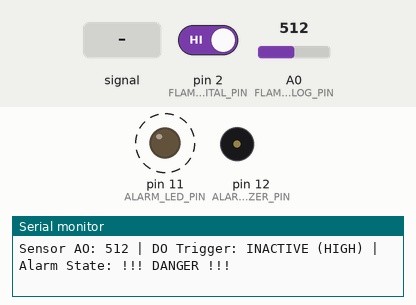
The sketch below on a simulated Arduino Uno, built with avr-gcc and run on an emulated ATmega328P. Parts: output pins drawn as LEDs (lit = HIGH), buzzer (waves = sounding), the last lines printed to the serial monitor. Dashed ring = blinking. The inputs (shaded band) are chosen by the test bench; at power-on: A0 (FLAME_ANALOG_PIN) = 512, pin 2 (FLAME_DIGITAL_PIN) HIGH.

Above: at 1.1 s.
1.4 s: A0 (FLAME_ANALOG_PIN) fed a 200 Hz sine of ±460 counts around its level
4.4 s: A0 (FLAME_ANALOG_PIN) set to 586
7.4 s: A0 (FLAME_ANALOG_PIN) set to 615
At 7.4 s:
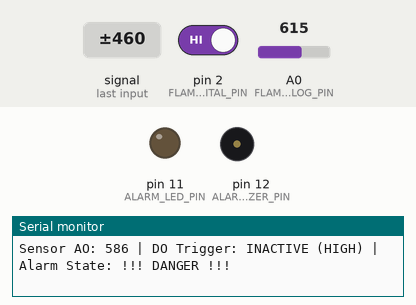
9.8 s: pin 2 (FLAME_DIGITAL_PIN) driven LOW
At 12.7 s:
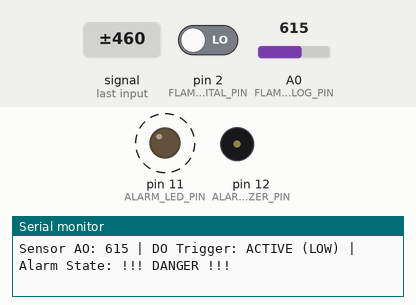
12.8 s: pin 2 (FLAME_DIGITAL_PIN) driven HIGH
At 13.3 s:
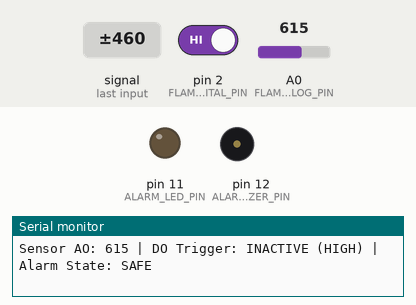
14.3 s: A0 (FLAME_ANALOG_PIN) set to 590
At 14.67 s:
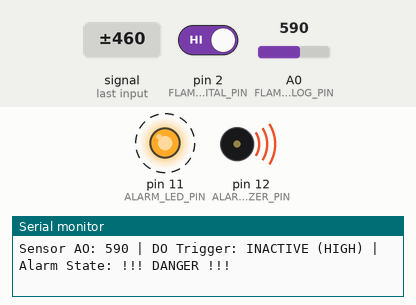
Timing chart, 0 to 18.3 s (numbered marks = the images above; inputs shaded):
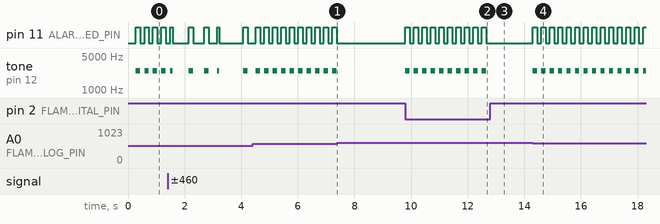

The sketch:

Day_20_Flame_Sensor.ino
```cpp
/*
 * 100 Projects with Arduino - Day 20
 * Project: Flame Sensor Fire Alarm System (Dual Analog/Digital Alert)
 *
 * DESCRIPTION:
 * This project interfaces a photodiode-based flame sensor with the Arduino to build a fire alarm
 * system. When a flame is detected, a loud, pulsing piezo alarm sounds, and a status LED flashes.
 * To implement professional mechatronics and safety engineering standards:
 * 1. Dual-Path Reading: The code monitors the sensor's Analog Output (to measure flame
 * size/distance) and its Digital Output (which acts as a fast comparator trigger).
 * 2. Adaptive Telemetry Rate: When idle, the system logs data once every 500ms. If a flame is
 * detected, it shifts to a high-speed 100ms logging rate to capture emergency event details.
 * 3. Non-Blocking Pulse Alarm: The siren beeps and LED flashes are scheduled non-blockingly using
 *    millis(), ensuring the system remains responsive to immediate shutdown commands.
 *
 * WIRING:
 * - Flame Sensor VCC -> Arduino 5V
 * - Flame Sensor GND -> Arduino GND
 * - Flame Sensor AO  -> Arduino Analog Pin A0 (Measures flame intensity)
 * - Flame Sensor DO  -> Arduino Digital Pin 2 (Fast threshold interrupt/input)
 * - Red LED Anode    -> 220 Ohm Resistor -> Arduino Pin 11
 * - Passive Buzzer (+)-> 100 Ohm Resistor -> Arduino Pin 12
 * - All Cathodes (-) -> Arduino GND
 */

// --- PIN DEFINITIONS ---
const int FLAME_ANALOG_PIN = A0;  // Analog input connected to sensor analog out
const int FLAME_DIGITAL_PIN = 2;  // Digital input connected to sensor digital out
const int ALARM_LED_PIN = 11;     // Digital output driving the status warning LED
const int ALARM_BUZZER_PIN = 12;  // Digital output driving the warning alarm buzzer

// --- CALIBRATION PARAMETERS ---
// Analog value decreases as infrared light increases.
// - Normal Room Light: 900 - 1023 (High resistance, low IR)
// - Flame detected: < 600 (Low resistance, high IR)
const int FLAME_THRESHOLD = 600;  // Trigger alarm if analog reading drops below this level

// --- STATE VARIABLES ---
bool isAlarmActive = false;    // Tracks if a fire alarm is currently triggered
bool alarmPulseState = false;  // Tracks the current pulse state of the active buzzer/LED

// --- TIMING VARIABLES ---
unsigned long lastLogTime = 0;               // Stores last telemetry log timestamp
unsigned long lastPulseTime = 0;             // Stores last alarm pulse toggle timestamp
const unsigned long idleLogInterval = 500;   // Log frequency when safe (500ms)
const unsigned long alertLogInterval = 100;  // High-speed log frequency during alert (100ms)
const unsigned long alarmPulseDelay = 150;   // Alarm beep rate (150ms ON / 150ms OFF)

void setup() {
  // Initialize Serial Monitor
  Serial.begin(9600);

  // Configure pin modes
  pinMode(FLAME_DIGITAL_PIN, INPUT);
  pinMode(ALARM_LED_PIN, OUTPUT);
  pinMode(ALARM_BUZZER_PIN, OUTPUT);

  // Initialize outputs to OFF
  digitalWrite(ALARM_LED_PIN, LOW);
  digitalWrite(ALARM_BUZZER_PIN, LOW);

  Serial.println("==================================================");
  Serial.println("Day 20: Flame Sensor Fire Alarm System");
  Serial.println("==================================================");
  Serial.println("System armed. Monitoring optical IR spectrum...");
}

void loop() {
  unsigned long currentTime = millis();

  // Step 1: Read the sensor data
  int rawAnalog = analogRead(FLAME_ANALOG_PIN);
  int digitalTrigger = digitalRead(FLAME_DIGITAL_PIN);  // LOW means flame detected on comparator

  // Step 2: Determine if alarm should trigger
  // Trigger if either the analog threshold is breached OR the digital comparator activates
  if (rawAnalog < FLAME_THRESHOLD || digitalTrigger == LOW) {
    if (!isAlarmActive) {
      isAlarmActive = true;
      Serial.println("\n>>> [WARNING] FLAME DETECTED! INITIATING SIREN <<<");
    }
  } else {
    if (isAlarmActive) {
      isAlarmActive = false;
      digitalWrite(ALARM_LED_PIN, LOW);
      noTone(ALARM_BUZZER_PIN);
      Serial.println("\n>>> [SECURE] Flame extinguished. Silencing alarm. <<<");
    }
  }

  // Step 3: Run the Non-Blocking Alarm Siren (Pulsing Beep and Flash)
  if (isAlarmActive) {
    if (currentTime - lastPulseTime >= alarmPulseDelay) {
      lastPulseTime = currentTime;

      // Toggle pulse state
      alarmPulseState = !alarmPulseState;

      if (alarmPulseState) {
        digitalWrite(ALARM_LED_PIN, HIGH);
        // Play high-pitched alarm chirp (2500 Hz)
        tone(ALARM_BUZZER_PIN, 2500);
      } else {
        digitalWrite(ALARM_LED_PIN, LOW);
        noTone(ALARM_BUZZER_PIN);
      }
    }
  }

  // Step 4: Adaptive Telemetry logging using non-blocking scheduler
  unsigned long currentInterval = isAlarmActive ? alertLogInterval : idleLogInterval;
  if (currentTime - lastLogTime >= currentInterval) {
    lastLogTime = currentTime;

    Serial.print("Sensor AO: ");
    Serial.print(rawAnalog);
    Serial.print(" | DO Trigger: ");
    Serial.print(digitalTrigger == LOW ? "ACTIVE (LOW)" : "INACTIVE (HIGH)");
    Serial.print(" | Alarm State: ");
    Serial.println(isAlarmActive ? "!!! DANGER !!!" : "SAFE");
  }
}
```

Measured:
- the behaviour switches between 599 and 600 on A0 (FLAME_ANALOG_PIN) (found by bisection; images 0 and 1)
- after the input at 7.4 s, pin 11 (ALARM_LED_PIN): stops changing and stays LOW; tone on pin 12 (ALARM_BUZZER_PIN): stops changing and stays silent
- after the input at 9.8 s, pin 11 (ALARM_LED_PIN): alternates HIGH for 0.15 s and LOW for 0.15 s, starting at once; tone on pin 12 (ALARM_BUZZER_PIN): alternates 2500 Hz for 0.15 s and silent for 0.15 s, starting at once
- after the input at 12.8 s, pin 11 (ALARM_LED_PIN): stops changing and stays LOW; tone on pin 12 (ALARM_BUZZER_PIN): stops changing and stays silent
- after the input at 14.3 s, pin 11 (ALARM_LED_PIN): alternates HIGH for 0.15 s and LOW for 0.15 s, starting at once; tone on pin 12 (ALARM_BUZZER_PIN): alternates 2500 Hz for 0.15 s and silent for 0.15 s, starting at once
- by itself, pin 11 (ALARM_LED_PIN): alternates HIGH for 0.15 s and LOW for 0.15 s
- by itself, tone on pin 12 (ALARM_BUZZER_PIN): alternates 2500 Hz for 0.15 s and silent for 0.15 s
